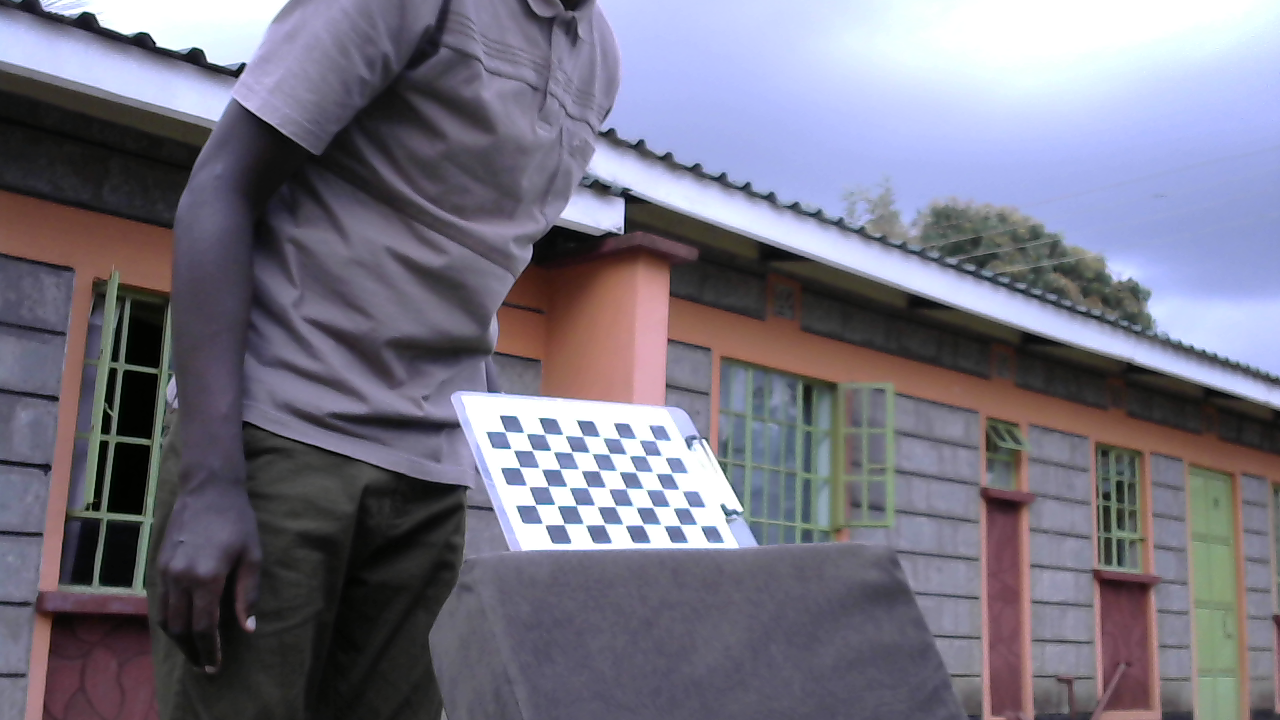
#> input picture stereo/left/left_11.png, 1280 x 720 px, found by its file name
$ python stereoBM_Depth.py   (older library calls are emulated)
#> lines starting #> are read from the running program, lines starting #| are printed output that depends on the picture
### param_storage.py
# this file stores functions for saving and retrieving
# camera and stereo coefficients

import cv2

# [50 lines left out: functions save_coefficients, save_points, save_stereo_coefficients, load_coefficients, not called in this run]

def load_stereo_coefficients(path):
    """Loads stereo coefficients from file"""
    # read file from storage
    file = cv2.FileStorage(path, cv2.FILE_STORAGE_READ)
    # we load them as matrices
    K1 = file.getNode("K1").mat()
    D1 = file.getNode("D1").mat()
    K2 = file.getNode("K2").mat()
    D2 = file.getNode("D2").mat()
    R = file.getNode("R").mat()
    T = file.getNode("T").mat()
    E = file.getNode("E").mat()
    F = file.getNode("F").mat()
    R1 = file.getNode("R1").mat()
    R2 = file.getNode("R2").mat()
    P1 = file.getNode("P2").mat()
    P2 = file.getNode("P2").mat()
    Q = file.getNode("Q").mat()

    # release the file
    file.release()
    return [K1, D1, K2, D2, R, T, E, F, R1, R2, P1, P2, Q]

# [7 lines left out: function load_points, not called in this run]

### stereoBM_Depth.py
# aligns left and right images
import cv2
import numpy as np
import matplotlib.pyplot as plt
from param_storage import load_stereo_coefficients

# load parameters
params = load_stereo_coefficients('stereo_params_v2.yml')
K1, D1, K2, D2, R, T = params[0:6]
R1, R2 = params[8:10]

# load images
# imgL = cv2.imread('images/stereo_data_set/setL.png', 0)
# imgR = cv2.imread('images/stereo_data_set/setR.png', 0)

imgL = cv2.imread('caps/left_11.png', 0)
#> imgL: shape (720, 1280); min 0, max 255, mean 117.1
imgR = cv2.imread('caps/right_11.png', 0)
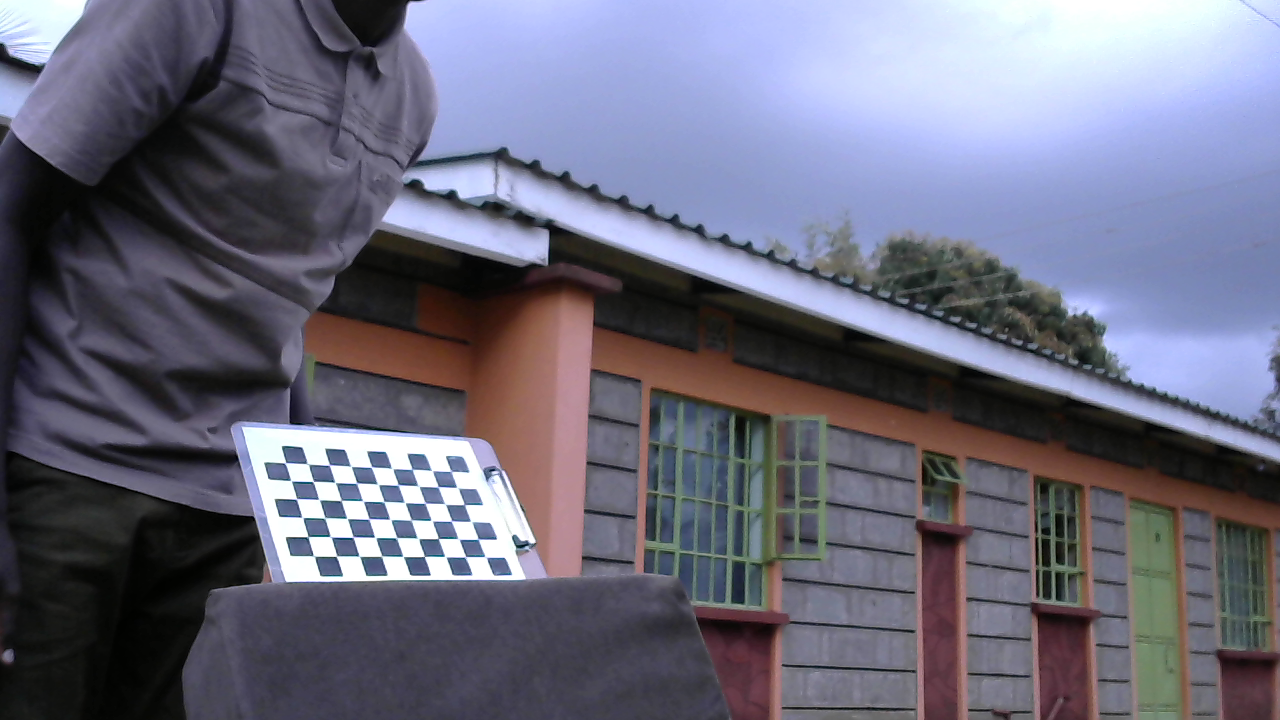
#> input picture stereo/right/right_11.png, 1280 x 720 px, found by its file name
#> imgR: shape (720, 1280); min 0, max 255, mean 107.8
print(type(imgL))
#| <class 'numpy.ndarray'>
size = imgL.shape[:2]
#> size = (720, 1280)

# # estimate rectification parameters
R1, R2, P1, P2, Q, validROI1, validROI2 = cv2.stereoRectify(K1, D1, K2, D2, size, R, T)
#> validROI1 = (290, 267, 267, 634); validROI2 = (326, 241, 266, 629)

# rectification transformation maps
xmap1, ymap1 = cv2.initUndistortRectifyMap(K1, D1, R1, K1, size, cv2.CV_32FC1)
xmap2, ymap2 = cv2.initUndistortRectifyMap(K2, D2, R2, K2, size, cv2.CV_32FC1)

# now rectify the images
rectified_L = cv2.remap(imgL, xmap1, ymap1, cv2.INTER_LINEAR)
rectified_R = cv2.remap(imgR, xmap2, ymap2, cv2.INTER_LINEAR)
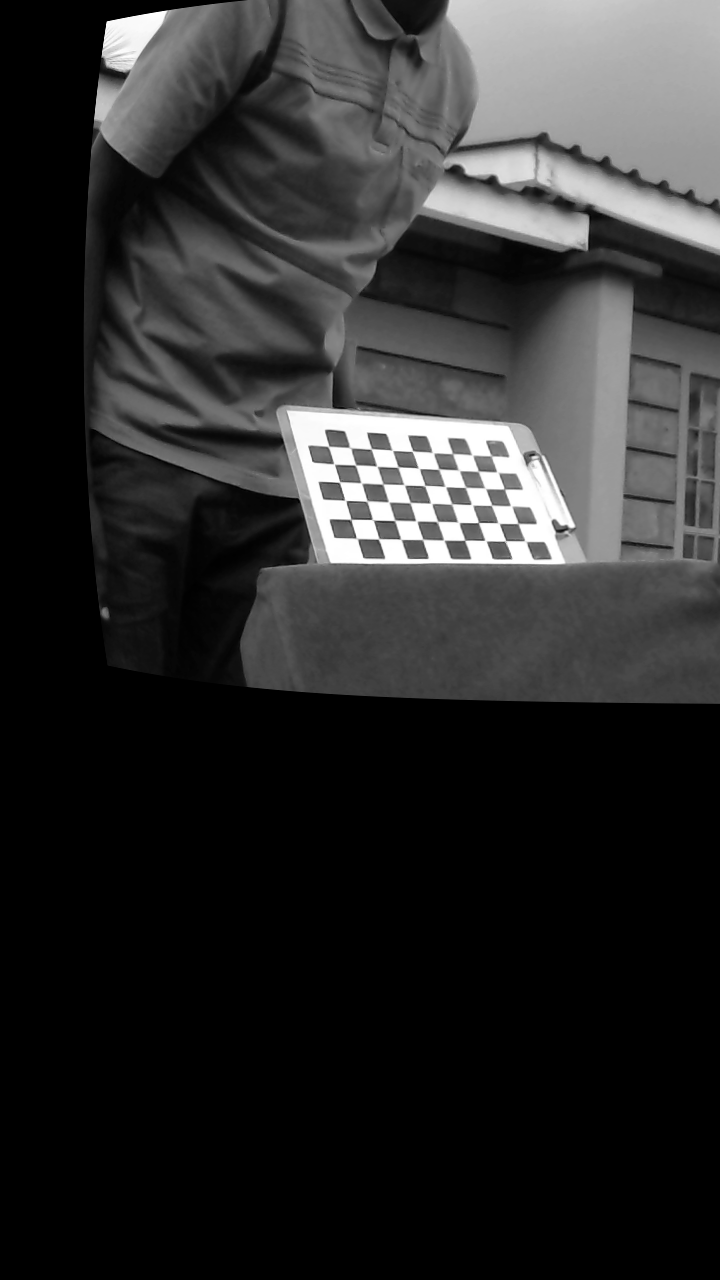
#> rectified_R: shape (1280, 720); min 0, max 255, mean 43.9

print('Rectified images saved successfully')

# grayLeft = cv2.cvtColor(rectified_L, cv2.COLOR_BGR2GRAY)
# grayRight = cv2.cvtColor(rectified_R, cv2.COLOR_BGR2GRAY)

# filter images
kernel_size = (7, 7)
filtered_L = cv2.GaussianBlur(imgL, kernel_size, 0)
filtered_R = cv2.GaussianBlur(imgR, kernel_size, 0)

# compute disparities
stereo1 = cv2.StereoBM_create(numDisparities=16, blockSize=5)
stereo2 = cv2.StereoBM_create(numDisparities=16, blockSize=7)
stereo3 = cv2.StereoBM_create(numDisparities=16, blockSize=13)
stereo4 = cv2.StereoBM_create(numDisparities=16, blockSize=15)

disparity1 = stereo1.compute(imgL, imgR)
disparity2 = stereo2.compute(imgL, imgR)
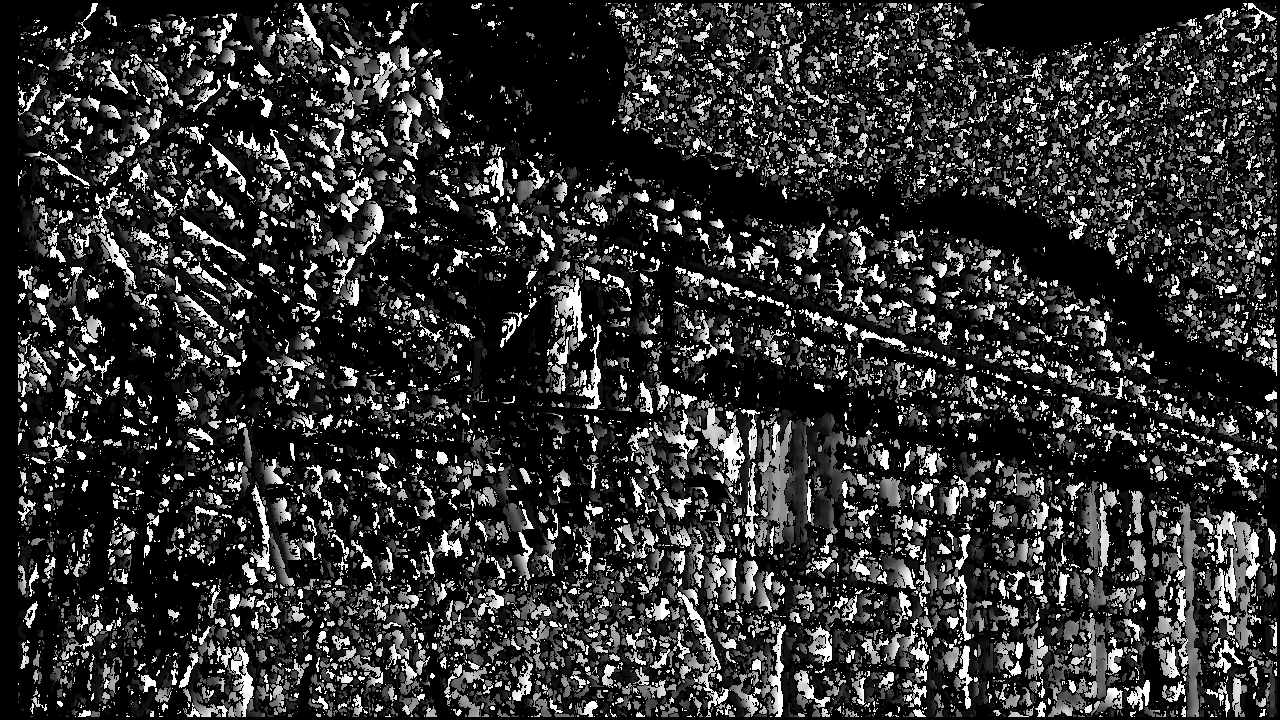
#> disparity2: shape (720, 1280) int16; min -16, max 240, mean 33.5; drawn with min black and max white
disparity3 = stereo3.compute(imgL, imgR)
disparity4 = stereo4.compute(imgL, imgR)
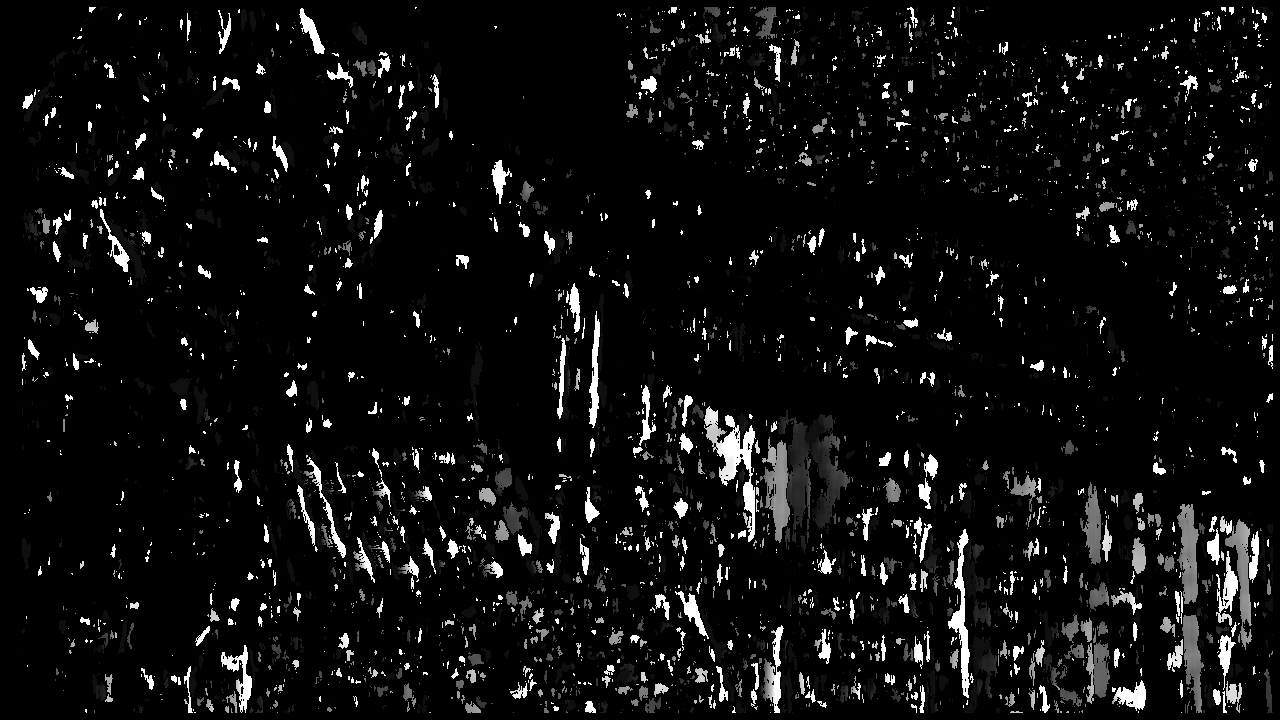
#> disparity4: shape (720, 1280) int16; min -16, max 240, mean -0.8; drawn with min black and max white
# [17 lines of commented-out code are left out]
